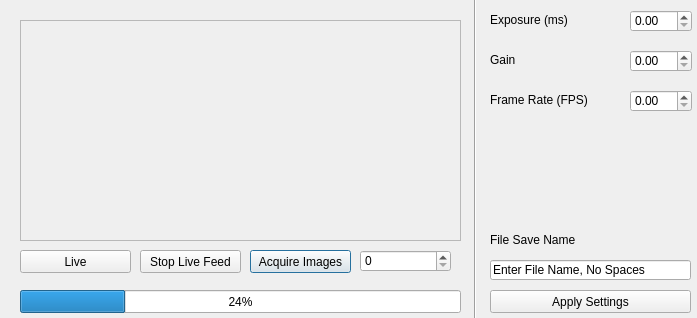
<?xml version="1.0" encoding="UTF-8"?>
<ui version="4.0">
 <class>Dialog</class>
 <widget class="QDialog" name="Dialog">
  <property name="geometry">
   <rect>
    <x>0</x>
    <y>0</y>
    <width>697</width>
    <height>318</height>
   </rect>
  </property>
  <property name="windowTitle">
   <string>Dialog</string>
  </property>
  <widget class="QDoubleSpinBox" name="doubleSpinBox_Exposure">
   <property name="geometry">
    <rect>
     <x>630</x>
     <y>10</y>
     <width>62</width>
     <height>22</height>
    </rect>
   </property>
  </widget>
  <widget class="QDoubleSpinBox" name="doubleSpinBox_Gain">
   <property name="geometry">
    <rect>
     <x>630</x>
     <y>50</y>
     <width>62</width>
     <height>22</height>
    </rect>
   </property>
  </widget>
  <widget class="QDoubleSpinBox" name="doubleSpinBox_PWM_Freq">
   <property name="geometry">
    <rect>
     <x>630</x>
     <y>90</y>
     <width>62</width>
     <height>22</height>
    </rect>
   </property>
  </widget>
  <widget class="QFrame" name="Cam_Frame">
   <property name="geometry">
    <rect>
     <x>20</x>
     <y>20</y>
     <width>441</width>
     <height>221</height>
    </rect>
   </property>
   <property name="frameShape">
    <enum>QFrame::StyledPanel</enum>
   </property>
   <property name="frameShadow">
    <enum>QFrame::Raised</enum>
   </property>
  </widget>
  <widget class="QPushButton" name="pushButton_Acquire_Images">
   <property name="geometry">
    <rect>
     <x>250</x>
     <y>250</y>
     <width>101</width>
     <height>23</height>
    </rect>
   </property>
   <property name="text">
    <string>Acquire Images</string>
   </property>
  </widget>
  <widget class="QPushButton" name="pushButton_Stop_Live">
   <property name="geometry">
    <rect>
     <x>140</x>
     <y>250</y>
     <width>101</width>
     <height>23</height>
    </rect>
   </property>
   <property name="text">
    <string>Stop Live Feed</string>
   </property>
  </widget>
  <widget class="QPushButton" name="pushButton_Live">
   <property name="geometry">
    <rect>
     <x>20</x>
     <y>250</y>
     <width>111</width>
     <height>23</height>
    </rect>
   </property>
   <property name="text">
    <string>Live</string>
   </property>
  </widget>
  <widget class="QLabel" name="label_Exposure">
   <property name="geometry">
    <rect>
     <x>490</x>
     <y>10</y>
     <width>131</width>
     <height>20</height>
    </rect>
   </property>
   <property name="text">
    <string>Exposure (ms)</string>
   </property>
  </widget>
  <widget class="QLabel" name="label_Gain">
   <property name="geometry">
    <rect>
     <x>490</x>
     <y>50</y>
     <width>131</width>
     <height>20</height>
    </rect>
   </property>
   <property name="text">
    <string>Gain</string>
   </property>
  </widget>
  <widget class="QLabel" name="label_Frame_Rate">
   <property name="geometry">
    <rect>
     <x>490</x>
     <y>90</y>
     <width>131</width>
     <height>20</height>
    </rect>
   </property>
   <property name="text">
    <string>Frame Rate (FPS)</string>
   </property>
  </widget>
  <widget class="QLabel" name="label_File_Save_Name">
   <property name="geometry">
    <rect>
     <x>490</x>
     <y>230</y>
     <width>131</width>
     <height>20</height>
    </rect>
   </property>
   <property name="text">
    <string>File Save Name</string>
   </property>
  </widget>
  <widget class="QSpinBox" name="spinBox_ImgNum">
   <property name="geometry">
    <rect>
     <x>360</x>
     <y>250</y>
     <width>91</width>
     <height>22</height>
    </rect>
   </property>
  </widget>
  <widget class="QLineEdit" name="lineEdit">
   <property name="geometry">
    <rect>
     <x>490</x>
     <y>260</y>
     <width>201</width>
     <height>20</height>
    </rect>
   </property>
   <property name="text">
    <string>Enter File Name, No Spaces</string>
   </property>
  </widget>
  <widget class="QPushButton" name="pushButton_Apply_Settings">
   <property name="geometry">
    <rect>
     <x>490</x>
     <y>290</y>
     <width>201</width>
     <height>23</height>
    </rect>
   </property>
   <property name="text">
    <string>Apply Settings</string>
   </property>
  </widget>
  <widget class="Line" name="line_Splitter">
   <property name="geometry">
    <rect>
     <x>460</x>
     <y>-10</y>
     <width>31</width>
     <height>341</height>
    </rect>
   </property>
   <property name="orientation">
    <enum>Qt::Vertical</enum>
   </property>
  </widget>
  <widget class="QProgressBar" name="progressBar_Runtime">
   <property name="geometry">
    <rect>
     <x>20</x>
     <y>290</y>
     <width>441</width>
     <height>23</height>
    </rect>
   </property>
   <property name="value">
    <number>24</number>
   </property>
  </widget>
 </widget>
 <resources/>
 <connections/>
</ui>
